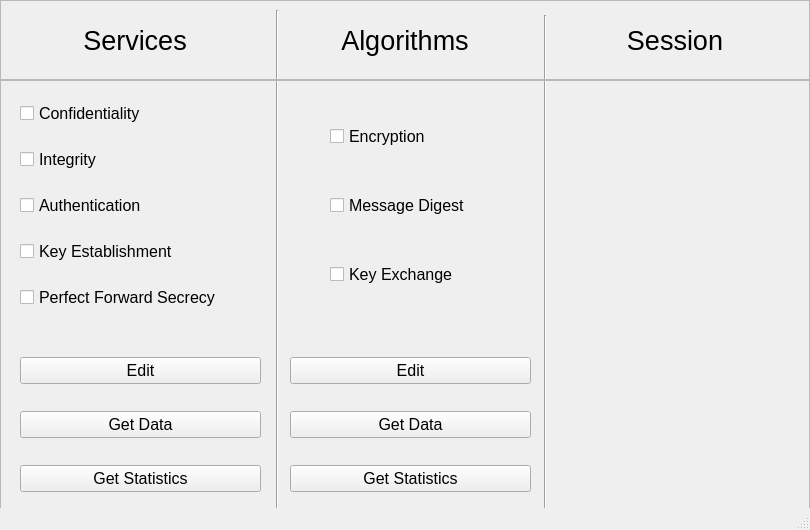
<?xml version="1.0" encoding="UTF-8"?>
<ui version="4.0">
 <class>MainWindow</class>
 <widget class="QMainWindow" name="MainWindow">
  <property name="geometry">
   <rect>
    <x>0</x>
    <y>0</y>
    <width>810</width>
    <height>530</height>
   </rect>
  </property>
  <property name="windowTitle">
   <string>MainWindow</string>
  </property>
  <widget class="QWidget" name="centralwidget">
   <widget class="Line" name="line">
    <property name="geometry">
     <rect>
      <x>270</x>
      <y>10</y>
      <width>15</width>
      <height>510</height>
     </rect>
    </property>
    <property name="orientation">
     <enum>Qt::Vertical</enum>
    </property>
   </widget>
   <widget class="Line" name="line_2">
    <property name="geometry">
     <rect>
      <x>540</x>
      <y>15</y>
      <width>10</width>
      <height>510</height>
     </rect>
    </property>
    <property name="orientation">
     <enum>Qt::Vertical</enum>
    </property>
   </widget>
   <widget class="QFrame" name="frameLabel">
    <property name="geometry">
     <rect>
      <x>0</x>
      <y>0</y>
      <width>810</width>
      <height>80</height>
     </rect>
    </property>
    <property name="font">
     <font>
      <pointsize>20</pointsize>
     </font>
    </property>
    <property name="frameShape">
     <enum>QFrame::StyledPanel</enum>
    </property>
    <property name="frameShadow">
     <enum>QFrame::Raised</enum>
    </property>
    <property name="lineWidth">
     <number>0</number>
    </property>
    <widget class="QLabel" name="labelServ">
     <property name="geometry">
      <rect>
       <x>10</x>
       <y>0</y>
       <width>250</width>
       <height>80</height>
      </rect>
     </property>
     <property name="text">
      <string>Services</string>
     </property>
     <property name="alignment">
      <set>Qt::AlignCenter</set>
     </property>
    </widget>
    <widget class="QLabel" name="labelAlgs">
     <property name="geometry">
      <rect>
       <x>280</x>
       <y>0</y>
       <width>250</width>
       <height>80</height>
      </rect>
     </property>
     <property name="text">
      <string>Algorithms</string>
     </property>
     <property name="alignment">
      <set>Qt::AlignCenter</set>
     </property>
    </widget>
    <widget class="QLabel" name="labelSession">
     <property name="geometry">
      <rect>
       <x>550</x>
       <y>0</y>
       <width>250</width>
       <height>80</height>
      </rect>
     </property>
     <property name="text">
      <string>Session</string>
     </property>
     <property name="alignment">
      <set>Qt::AlignCenter</set>
     </property>
    </widget>
   </widget>
   <widget class="QFrame" name="frameChecks">
    <property name="geometry">
     <rect>
      <x>0</x>
      <y>80</y>
      <width>810</width>
      <height>440</height>
     </rect>
    </property>
    <property name="font">
     <font>
      <pointsize>12</pointsize>
     </font>
    </property>
    <property name="frameShape">
     <enum>QFrame::StyledPanel</enum>
    </property>
    <property name="frameShadow">
     <enum>QFrame::Raised</enum>
    </property>
    <widget class="QWidget" name="verticalLayoutWidget">
     <property name="geometry">
      <rect>
       <x>20</x>
       <y>0</y>
       <width>243</width>
       <height>251</height>
      </rect>
     </property>
     <layout class="QVBoxLayout" name="verticalLayout">
      <property name="spacing">
       <number>0</number>
      </property>
      <item>
       <widget class="QCheckBox" name="checkConf">
        <property name="text">
         <string>Confidentiality</string>
        </property>
       </widget>
      </item>
      <item>
       <widget class="QCheckBox" name="checkInt">
        <property name="text">
         <string>Integrity</string>
        </property>
       </widget>
      </item>
      <item>
       <widget class="QCheckBox" name="checkAuth">
        <property name="text">
         <string>Authentication</string>
        </property>
       </widget>
      </item>
      <item>
       <widget class="QCheckBox" name="checkKest">
        <property name="text">
         <string>Key Establishment</string>
        </property>
       </widget>
      </item>
      <item>
       <widget class="QCheckBox" name="checkPfs">
        <property name="text">
         <string>Perfect Forward Secrecy</string>
        </property>
       </widget>
      </item>
     </layout>
    </widget>
    <widget class="QWidget" name="verticalLayoutWidget_2">
     <property name="geometry">
      <rect>
       <x>330</x>
       <y>0</y>
       <width>171</width>
       <height>251</height>
      </rect>
     </property>
     <layout class="QVBoxLayout" name="verticalLayout_2">
      <property name="spacing">
       <number>0</number>
      </property>
      <item>
       <widget class="QCheckBox" name="checkCipher">
        <property name="text">
         <string>Encryption</string>
        </property>
       </widget>
      </item>
      <item>
       <widget class="QCheckBox" name="checkMd">
        <property name="text">
         <string>Message Digest</string>
        </property>
       </widget>
      </item>
      <item>
       <widget class="QCheckBox" name="checkKex">
        <property name="text">
         <string>Key Exchange</string>
        </property>
       </widget>
      </item>
     </layout>
    </widget>
    <widget class="QWidget" name="verticalLayoutWidget_3">
     <property name="geometry">
      <rect>
       <x>10</x>
       <y>250</y>
       <width>261</width>
       <height>191</height>
      </rect>
     </property>
     <layout class="QVBoxLayout" name="verticalLayout_3">
      <property name="spacing">
       <number>0</number>
      </property>
      <property name="leftMargin">
       <number>10</number>
      </property>
      <property name="rightMargin">
       <number>10</number>
      </property>
      <property name="bottomMargin">
       <number>0</number>
      </property>
      <item>
       <widget class="QPushButton" name="buttonEditServs">
        <property name="text">
         <string>Edit</string>
        </property>
       </widget>
      </item>
      <item>
       <widget class="QPushButton" name="buttonProfServs">
        <property name="text">
         <string>Get Data</string>
        </property>
       </widget>
      </item>
      <item>
       <widget class="QPushButton" name="buttonAnalServs">
        <property name="text">
         <string>Get Statistics</string>
        </property>
       </widget>
      </item>
     </layout>
    </widget>
    <widget class="QWidget" name="verticalLayoutWidget_4">
     <property name="geometry">
      <rect>
       <x>280</x>
       <y>250</y>
       <width>261</width>
       <height>191</height>
      </rect>
     </property>
     <layout class="QVBoxLayout" name="verticalLayout_4">
      <property name="spacing">
       <number>0</number>
      </property>
      <property name="leftMargin">
       <number>10</number>
      </property>
      <property name="rightMargin">
       <number>10</number>
      </property>
      <property name="bottomMargin">
       <number>0</number>
      </property>
      <item>
       <widget class="QPushButton" name="buttonEditAlgs">
        <property name="text">
         <string>Edit</string>
        </property>
       </widget>
      </item>
      <item>
       <widget class="QPushButton" name="buttonProfAlgs">
        <property name="text">
         <string>Get Data</string>
        </property>
       </widget>
      </item>
      <item>
       <widget class="QPushButton" name="buttonAnalAlgs">
        <property name="text">
         <string>Get Statistics</string>
        </property>
       </widget>
      </item>
     </layout>
    </widget>
   </widget>
  </widget>
  <widget class="QMenuBar" name="menubar">
   <property name="geometry">
    <rect>
     <x>0</x>
     <y>0</y>
     <width>810</width>
     <height>26</height>
    </rect>
   </property>
  </widget>
  <widget class="QStatusBar" name="statusbar"/>
 </widget>
 <tabstops>
  <tabstop>checkConf</tabstop>
  <tabstop>checkInt</tabstop>
  <tabstop>checkAuth</tabstop>
  <tabstop>checkKest</tabstop>
  <tabstop>checkPfs</tabstop>
  <tabstop>buttonEditServs</tabstop>
  <tabstop>buttonProfServs</tabstop>
  <tabstop>buttonAnalServs</tabstop>
  <tabstop>checkCipher</tabstop>
  <tabstop>checkMd</tabstop>
  <tabstop>checkKex</tabstop>
  <tabstop>buttonEditAlgs</tabstop>
  <tabstop>buttonProfAlgs</tabstop>
  <tabstop>buttonAnalAlgs</tabstop>
 </tabstops>
 <resources/>
 <connections/>
</ui>
